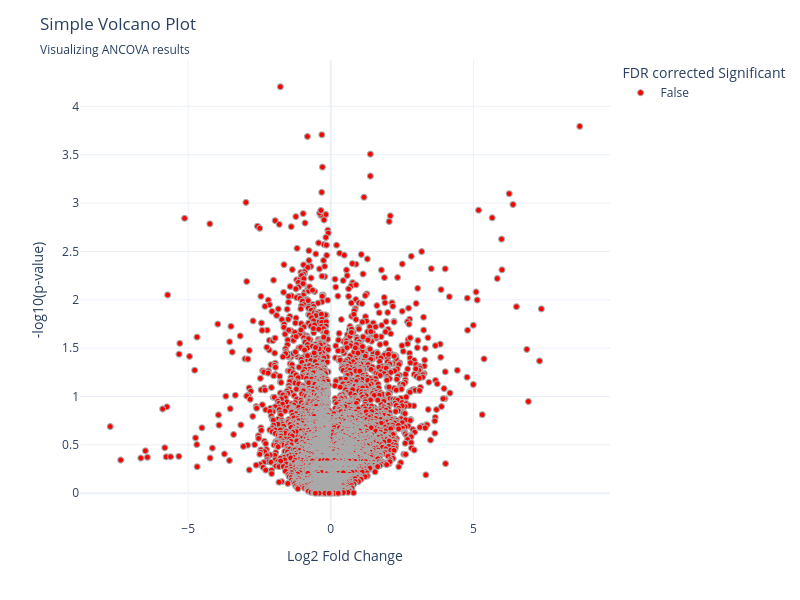

The notebook cell this image was saved under:
### Code cell
scatter_plot_adv = vuecore.plots.basic.scatter.create_scatter_plot(
    data=ancova.reset_index(),
    x="log2FC",
    y="-log10 pvalue",
    color="rejected",
    title="Simple Volcano Plot",
    subtitle="Visualizing ANCOVA results",
    labels={
        "log2FC": "Log2 Fold Change",
        "-log10 pvalue": "-log10(p-value)",
        "pvalue": "Raw P value",
        "rejected": "FDR corrected Significant",
        "identifier": "Feature Identifier",
    },
    hover_data=["identifier"],
    # currently does not work:
    # color_discrete_map={False: "#2166AC", True: "#B2182B"},  # Blue  # Red
    color_discrete_sequence=["red", "blue"],
    opacity=1,
    marker_line_width=1,
    marker_line_color="darkgray",
    width=800,
    height=600,
)
scatter_plot_adv

### Figure 1 — Plotly figure (JSON) as saved in the notebook; plotly's stock layout.template omitted (floating-point values rounded to 4 significant figures; data arrays with more than 128 entries replaced by an {"elided": "..."} marker saying what was removed)
{"data": [{"customdata": {"elided": "6658x1 str values"}, "hovertemplate": "FDR corrected Significant=False<br>Log2 Fold Change=%{x}<br>-log10(p-value)=%{y}<br>Feature Identifier=%{customdata[0]}<extra></extra>", "legendgroup": "False", "marker": {"color": "red", "line": {"color": "darkgray", "width": 1}, "opacity": 1, "symbol": "circle"}, "mode": "markers", "name": "False", "showlegend": true, "type": "scattergl", "x": {"elided": "6658 float values"}, "xaxis": "x", "y": {"elided": "6658 float values"}, "yaxis": "y"}], "layout": {"height": 600, "legend": {"title": {"text": "FDR corrected Significant"}, "tracegroupgap": 0}, "margin": {"t": 60}, "title": {"subtitle": {"text": "Visualizing ANCOVA results"}, "text": "Simple Volcano Plot"}, "width": 800, "xaxis": {"anchor": "y", "domain": [0, 1], "title": {"text": "Log2 Fold Change"}}, "yaxis": {"anchor": "x", "domain": [0, 1], "title": {"text": "-log10(p-value)"}}}}
